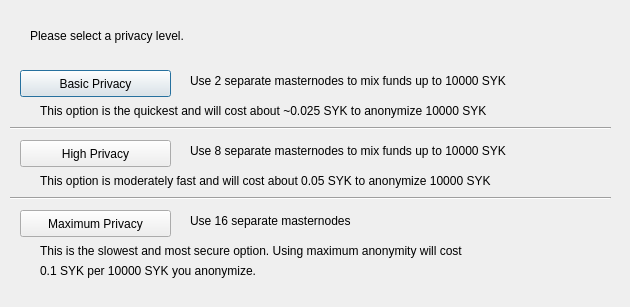
<?xml version="1.0" encoding="UTF-8"?>
<ui version="4.0">
 <class>ObfuscationConfig</class>
 <widget class="QDialog" name="ObfuscationConfig">
  <property name="geometry">
   <rect>
    <x>0</x>
    <y>0</y>
    <width>630</width>
    <height>307</height>
   </rect>
  </property>
  <property name="windowTitle">
   <string>Configure Obfuscation</string>
  </property>
  <widget class="QPushButton" name="buttonBasic">
   <property name="geometry">
    <rect>
     <x>20</x>
     <y>70</y>
     <width>151</width>
     <height>27</height>
    </rect>
   </property>
   <property name="text">
    <string>Basic Privacy</string>
   </property>
  </widget>
  <widget class="QPushButton" name="buttonHigh">
   <property name="geometry">
    <rect>
     <x>20</x>
     <y>140</y>
     <width>151</width>
     <height>27</height>
    </rect>
   </property>
   <property name="text">
    <string>High Privacy</string>
   </property>
  </widget>
  <widget class="QPushButton" name="buttonMax">
   <property name="geometry">
    <rect>
     <x>20</x>
     <y>210</y>
     <width>151</width>
     <height>27</height>
    </rect>
   </property>
   <property name="text">
    <string>Maximum Privacy</string>
   </property>
  </widget>
  <widget class="QLabel" name="label">
   <property name="geometry">
    <rect>
     <x>30</x>
     <y>20</y>
     <width>571</width>
     <height>31</height>
    </rect>
   </property>
   <property name="text">
    <string>Please select a privacy level.</string>
   </property>
  </widget>
  <widget class="QLabel" name="label_2">
   <property name="geometry">
    <rect>
     <x>190</x>
     <y>70</y>
     <width>421</width>
     <height>21</height>
    </rect>
   </property>
   <property name="text">
    <string>Use 2 separate masternodes to mix funds up to 10000 SYK</string>
   </property>
  </widget>
  <widget class="QLabel" name="label_3">
   <property name="geometry">
    <rect>
     <x>190</x>
     <y>140</y>
     <width>411</width>
     <height>21</height>
    </rect>
   </property>
   <property name="text">
    <string>Use 8 separate masternodes to mix funds up to 10000 SYK</string>
   </property>
  </widget>
  <widget class="QLabel" name="label_4">
   <property name="geometry">
    <rect>
     <x>190</x>
     <y>210</y>
     <width>421</width>
     <height>21</height>
    </rect>
   </property>
   <property name="text">
    <string>Use 16 separate masternodes</string>
   </property>
  </widget>
  <widget class="QLabel" name="label_6">
   <property name="geometry">
    <rect>
     <x>40</x>
     <y>100</y>
     <width>561</width>
     <height>21</height>
    </rect>
   </property>
   <property name="text">
    <string>This option is the quickest and will cost about ~0.025 SYK to anonymize 10000 SYK</string>
   </property>
  </widget>
  <widget class="QLabel" name="label_7">
   <property name="geometry">
    <rect>
     <x>40</x>
     <y>170</y>
     <width>561</width>
     <height>21</height>
    </rect>
   </property>
   <property name="text">
    <string>This option is moderately fast and will cost about 0.05 SYK to anonymize 10000 SYK</string>
   </property>
  </widget>
  <widget class="QLabel" name="label_8">
   <property name="geometry">
    <rect>
     <x>40</x>
     <y>240</y>
     <width>561</width>
     <height>21</height>
    </rect>
   </property>
   <property name="text">
    <string>This is the slowest and most secure option. Using maximum anonymity will cost</string>
   </property>
  </widget>
  <widget class="QLabel" name="label_9">
   <property name="geometry">
    <rect>
     <x>40</x>
     <y>260</y>
     <width>561</width>
     <height>21</height>
    </rect>
   </property>
   <property name="text">
    <string>0.1 SYK per 10000 SYK you anonymize.</string>
   </property>
  </widget>
  <widget class="Line" name="line">
   <property name="geometry">
    <rect>
     <x>10</x>
     <y>120</y>
     <width>601</width>
     <height>16</height>
    </rect>
   </property>
   <property name="orientation">
    <enum>Qt::Horizontal</enum>
   </property>
  </widget>
  <widget class="Line" name="line_2">
   <property name="geometry">
    <rect>
     <x>10</x>
     <y>190</y>
     <width>601</width>
     <height>16</height>
    </rect>
   </property>
   <property name="orientation">
    <enum>Qt::Horizontal</enum>
   </property>
  </widget>
 </widget>
 <resources/>
 <connections/>
</ui>
